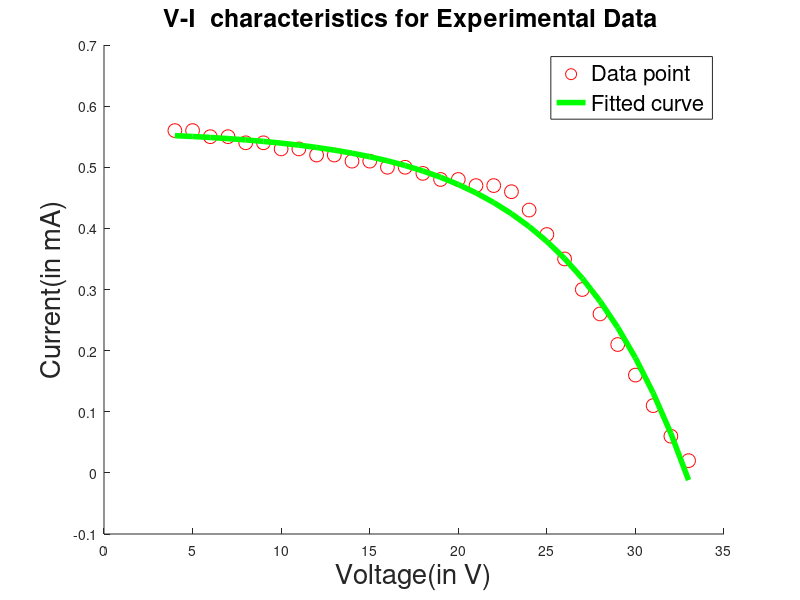
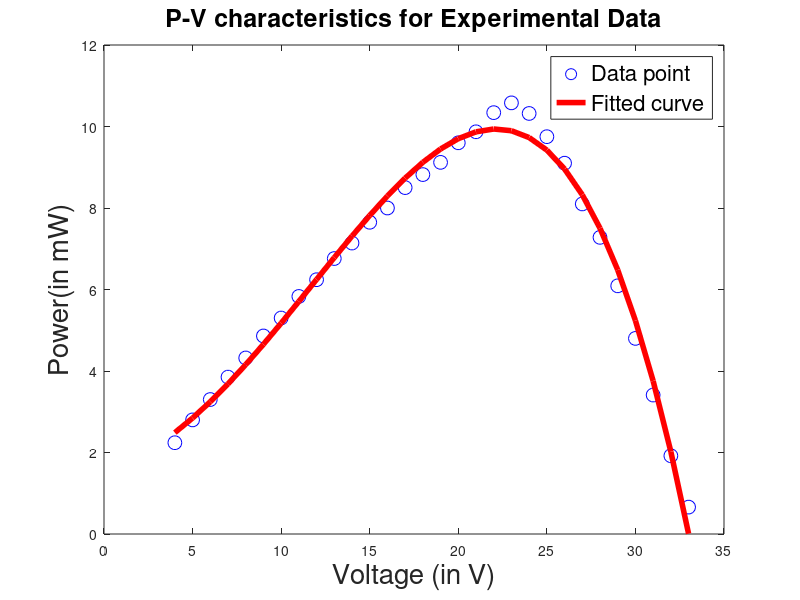

MATLAB code to generate these figures, in order:
pkg load struct ;
pkg load optim ;
k=1.38065*10^(-23);
%A=2.15;
A=2.15;
T=302;
%Np=3;
q=1.6022*10^(-19);
V0=[4:1:33];
y= [0.56,0.56,0.55,0.55,0.54,0.54,0.53,0.53,0.52,0.52,0.51,0.51,0.50,0.50,0.49,0.48,0.48,0.47,0.47,0.46,0.43,0.39,0.35,0.30,0.26,0.21,0.16,0.11,0.06,0.02]; 


power=V0.*y;

%I0=Np*Iph-Np*Irs*(exp(q/(k*T*A)*V0./Ns)-1);
F = @(x,V0)x(1)*x(2)-x(1)*x(3)*(exp(q/(k*T*A)*V0./x(4))-1);
%x0 = [10 5 0 6];
x0 = [4 3 0 4];
x = lsqcurvefit(F,x0,V0,y);
x(1)
x(2)
x(3)
x(4)


%subplot(1,2,1)
hold on
figure(1)

plot(V0,y,'ro','MarkerSize',10)
title('V-I  characteristics for Experimental Data ','FontSize',18)
plot(V0,F(x,V0),'Linewidth',4,'g')
h = legend('Data point', 'Fitted curve');
set(h,'FontSize',16); 
%rect = [0.25, 0.25, .25, .25];
%set(h, 'Position', rect);
%axis([0 50 0 1.7 ]);
xlabel('Voltage(in V)','FontSize',20);
ylabel('Current(in mA)','FontSize',20);


figure(2)
%subplot(1,2,2)
plot(V0,power,'bo','MarkerSize',10)
title('P-V characteristics for Experimental Data','FontSize',18)
p=polyfit(V0,power,4);
pp=polyval(p,V0);
hold on
plot(V0,pp,'Linewidth',4,'-r')
k = legend('Data point', 'Fitted curve')
set(k,'FontSize',16);
%rect = [0.30, 0.20, .30, .30];
%set(k, 'Position', rect);
%axis([1.2 5.3  0 1.7 ]);
xlabel('Voltage (in V)','FontSize',20);
ylabel('Power(in mW)','FontSize',20);
 